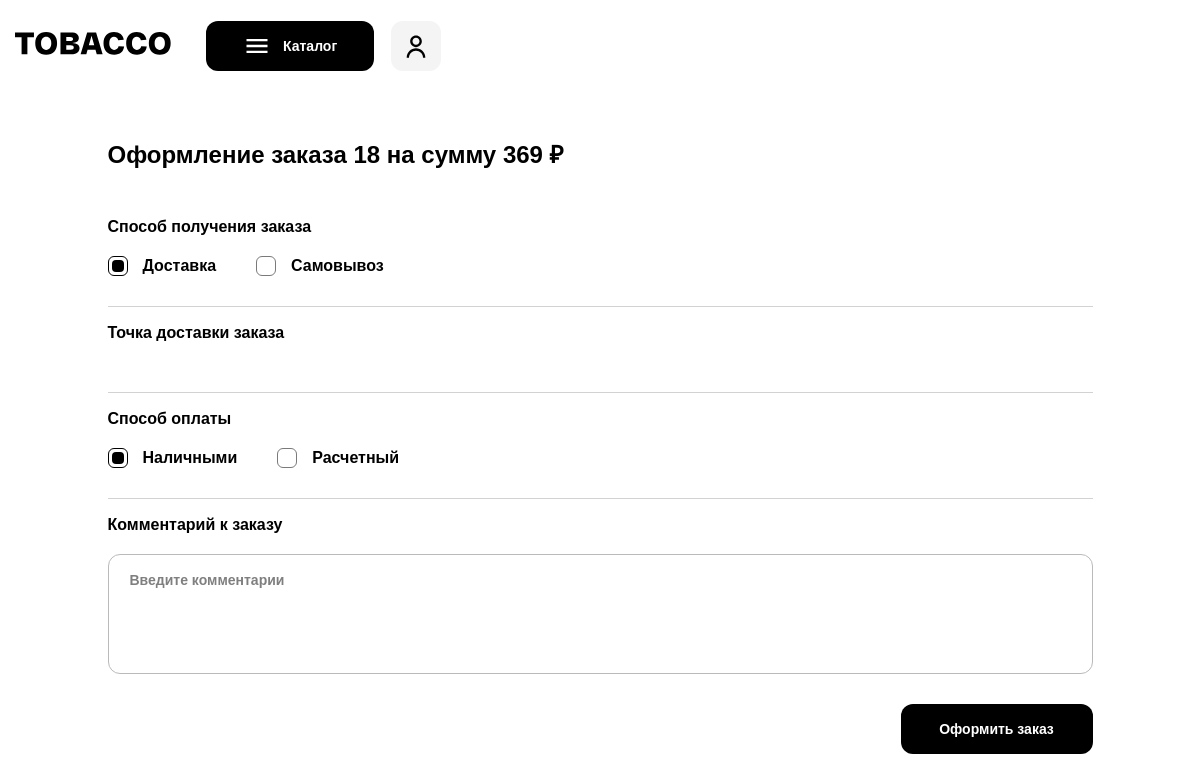
The app's page /payment/ (signed in), older data.
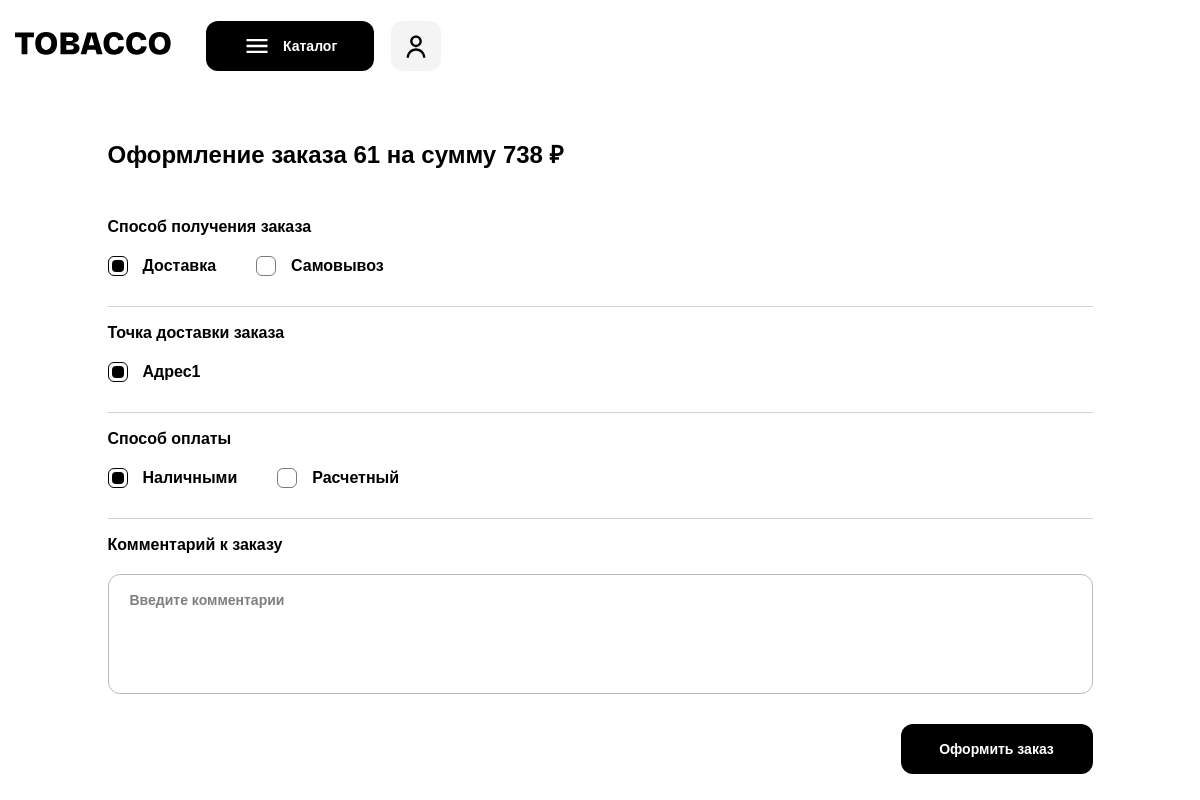
The same page, newer data.
### api/models.py (models this page shows, shortened)
class DeliveryAddresses(models.Model):
    address = models.CharField('Адрес', max_length=300)
    time_create = models.DateTimeField(auto_now_add=True)

### main/views.py (the view, shortened to what this page needs)
# urls.py: path('payment/', payment, name='payment'),
@login_required
def payment(request):
    orders = Order.objects.filter(user=request.user).first()
    account = Account.objects.filter(user=request.user.id).first()
    deliveryAddresses = DeliveryAddresses.objects.all()
    total = 0
    for item in json.loads(orders.order):
        item_data = json.loads(orders.order)[item]
        cat_total = item_data['total']
        total += cat_total
    return render(request, 'main/payment.html', {'total': total, 'order_id': orders.id, 'account': account, 'deliveryAddresses': deliveryAddresses})

### main/templates/main/payment.html (shortened to what this page needs)
{% extends "main/base.html" %}
{% load static %}
{% block content %}
  <main class="main" id='app'>
    <div class="payment__container container">
      <h1 class="payment__title">Оформление заказа {{order_id}} на сумму {{total}} ₽</h1>
      <form action="#" id='form' class="payment-form payment__form form">
        <ul class="list-reset payment-form__list form__list">
          <li class="payment-form__item form__item">
            <h2 class="payment-form__item-title">Способ получения заказа</h2>
            <div class="payment-form__item-form">
              <label class="custom-checkbox payment-form__checkbox">
                Доставка
                <span class="custom-checkbox__content"></span>
              </label>
              <label class="custom-checkbox payment-form__checkbox">
                Самовывоз
                <span class="custom-checkbox__content"></span>
              </label>
            </div>
          </li>
          <li class="payment-form__item form__item">
            <h2 class="payment-form__item-title">Точка доставки заказа</h2>
            <div class="payment-form__item-form payment-form__item-form--column">
              {% for address in deliveryAddresses %}
              <label class="custom-checkbox payment-form__checkbox--column">
                {{address.address}}
                <span class="custom-checkbox__content"></span>
              </label>
              {% endfor %}
            </div>
          </li>
          <li class="payment-form__item form__item">
            <h2 class="payment-form__item-title">Способ оплаты</h2>
            <div class="payment-form__item-form">
              <label class="custom-checkbox payment-form__checkbox">
                Наличными
                <span class="custom-checkbox__content"></span>
              </label>
              <label class="custom-checkbox payment-form__checkbox">
                Расчетный
                <span class="custom-checkbox__content"></span>
              </label>
            </div>
          </li>
          <li class="payment-form__item form__item">
            <h2 class="payment-form__item-title">Комментарий к заказу</h2>
            <div class="payment-form__item-form">
              <textarea class="payment-form__textarea"
                        placeholder="Введите комментарии"
                        name="comment"></textarea>
            </div>
          </li>
        </ul>
      </form>
      <div class="payment-form__bottom">
        <button class="btn-reset form__btn btn payment-form__btn" @click="sendOrder()" data-btn-popup>Оформить заказ</button>
      </div>
    </div>
  </main>
{% endblock %}

Row changes from the older to the newer data that the page shows:
added DeliveryAddresses: address "Адрес1"
Text that changed along with them:
{{ order_id }}: "18" → "61"
{{ total }}: "369" → "738"
